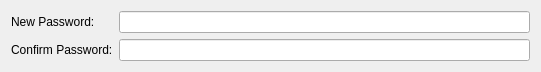
<?xml version="1.0" encoding="UTF-8"?>
<ui version="4.0">
 <class>Form</class>
 <widget class="QWidget" name="Form">
  <property name="geometry">
   <rect>
    <x>0</x>
    <y>0</y>
    <width>541</width>
    <height>66</height>
   </rect>
  </property>
  <property name="windowTitle">
   <string>Form</string>
  </property>
  <layout class="QFormLayout" name="formLayout">
   <item row="0" column="0">
    <widget class="QLabel" name="newPasswordLabel">
     <property name="text">
      <string>New Password:</string>
     </property>
    </widget>
   </item>
   <item row="0" column="1">
    <widget class="PasswordEdit" name="newPasswordLineEdit"/>
   </item>
   <item row="1" column="0">
    <widget class="QLabel" name="confirmPasswordLabel">
     <property name="text">
      <string>Confirm Password:</string>
     </property>
    </widget>
   </item>
   <item row="1" column="1">
    <widget class="PasswordEdit" name="confirmPasswordLineEdit"/>
   </item>
  </layout>
 </widget>
 <customwidgets>
  <customwidget>
   <class>PasswordEdit</class>
   <extends>QLineEdit</extends>
   <header>..widgets</header>
  </customwidget>
 </customwidgets>
 <resources/>
 <connections/>
</ui>
